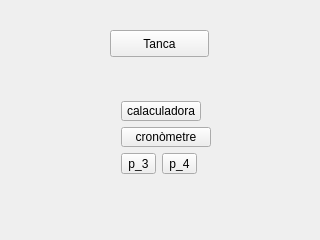
<?xml version="1.0" encoding="UTF-8"?>
<ui version="4.0">
 <class>calaix</class>
 <widget class="QWidget" name="calaix">
  <property name="geometry">
   <rect>
    <x>0</x>
    <y>0</y>
    <width>320</width>
    <height>240</height>
   </rect>
  </property>
  <property name="windowTitle">
   <string>calaix</string>
  </property>
  <widget class="QPushButton" name="tanca">
   <property name="geometry">
    <rect>
     <x>110</x>
     <y>30</y>
     <width>99</width>
     <height>27</height>
    </rect>
   </property>
   <property name="text">
    <string>Tanca</string>
   </property>
  </widget>
  <widget class="QWidget" name="layoutWidget">
   <property name="geometry">
    <rect>
     <x>110</x>
     <y>90</y>
     <width>112</width>
     <height>95</height>
    </rect>
   </property>
   <layout class="QFormLayout" name="formLayout">
    <item row="0" column="0">
     <widget class="QPushButton" name="calculadora">
      <property name="text">
       <string>calaculadora</string>
      </property>
     </widget>
    </item>
    <item row="2" column="0">
     <layout class="QHBoxLayout" name="horizontalLayout">
      <item>
       <widget class="QToolButton" name="p_3">
        <property name="text">
         <string>p_3</string>
        </property>
       </widget>
      </item>
      <item>
       <widget class="QToolButton" name="p_4">
        <property name="text">
         <string>p_4</string>
        </property>
       </widget>
      </item>
     </layout>
    </item>
    <item row="1" column="0" colspan="2">
     <widget class="QPushButton" name="cronometre">
      <property name="text">
       <string>cronòmetre</string>
      </property>
     </widget>
    </item>
   </layout>
  </widget>
 </widget>
 <layoutdefault spacing="6" margin="11"/>
 <resources/>
 <connections/>
</ui>
